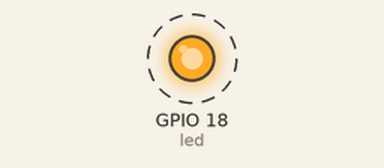
Bench run of a program on a simulated Raspberry Pi (BCM pin numbers). On the bench: output pins drawn as LEDs (lit = HIGH). Dashed ring = blinking.

Above: at 0.5 s.
Timing chart, 0 to 4.6 s (numbered marks = the images above):
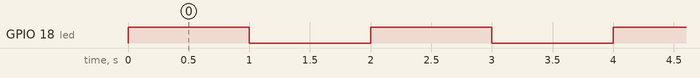

The program:

blink.py
```python
#!/usr/bin/python
import RPi.GPIO as GPIO
import time

led = 18  # GPIO18
delay = 1  # one second
GPIO.setwarnings(False)  # disable warnings
GPIO.setmode(GPIO.BCM)  # mode BCM or Board
GPIO.setup(led, GPIO.OUT)  # input or output
isRunning = True
while isRunning:
    try:
        GPIO.output(led, True)
        time.sleep(delay)
        GPIO.output(led, False)
        time.sleep(delay)
    except KeyboardInterrupt:
        isRunning = False
GPIO.cleanup()
```

Measured:
- by itself, GPIO 18 (led): alternates HIGH for 1.0 s and LOW for 1.0 s
